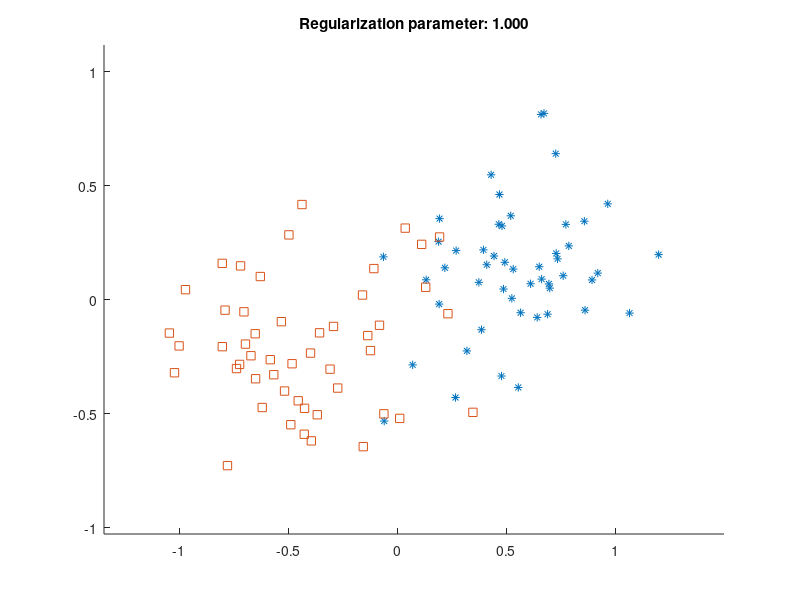

This chart was generated by the following MATLAB code:
% Demo of the SVM with L1-regularizer
% Author: Andreas Krause (ETHZ)

function l1_svm_demo

rng(0)

use_std = .3; % inject noise

% prepare data
gridsize = .02;
npos = 50;  % number of positive examples
nneg = 50; % number of negativeexamples
n = npos+nneg;
X(1:npos,:)=randn(npos,2)*use_std;
Y(1:npos)=1;
X(1:npos,1)=X(1:npos,1)+.5;
X(1:npos,2)=X(1:npos,2)+.1;
X((npos+1):n,:)=randn(nneg,2)*use_std;
X((npos+1):n,1)=X((npos+1):n,1)-.5;
X((npos+1):n,2)=X((npos+1):n,2)-.1;
Y((npos+1):n)=-1;
X(:,3)=1;
minX = min(X(:,1))-.3; maxX = max(X(:,1))+.3;
minY = min(X(:,2))-.3; maxY = max(X(:,2))+.3;

lambdas=[.001 .003 .01 .03 .1 .3 1]; % mislabeling cost ratios

for i = 1:length(lambdas) %visualize solution for each ratio
    clf
    % train perceptron with particular cost ratio
    w = train_svm_with_sgd(X,Y,lambdas(i))
    
    % make predictions on mesh for plotting
    [Xg,Yg] = meshgrid(minX:gridsize:maxX,minY:gridsize:maxY);
    fval = sign([Xg(:) Yg(:) ones(length(Xg(:)),1)]*w);
    
    % some plotting
    clf
    axis([minX maxX minY maxY])
    hold on
    plot(X(1:npos,1),X(1:npos,2),'*');
    plot(X((npos+1):n,1),X((npos+1):n,2),'s');
    contour(Xg,Yg,reshape(fval,size(Xg)));
    hold off
    title(sprintf('Regularization parameter: %0.3f',lambdas(i)))
    pause
end
    
function w = train_svm_with_sgd(X,Y,lambda)
w = rand(3,1); %coefficients
n = size(X,1);
niter = 10000;
for i = 1:niter

    j = randi(n,1); %pick random data point
    
    eta = min(1,100/i);
    if Y(j)*X(j,:)*w < 1 % violate margin
        % gradient step, learning rate = eta, 
        % cost-sensitive hinge loss
        w = w+Y(j)*X(j,:)'*eta; %(y+3)/2 maps {-1,1} to {1,2} for indexing
        w(1:(length(w)-1)) = sign(w(1:(length(w)-1))).*max(abs(w(1:(length(w)-1)))-eta*lambda,0); % apply shrinkage (proximal) operator 
    end
    
end